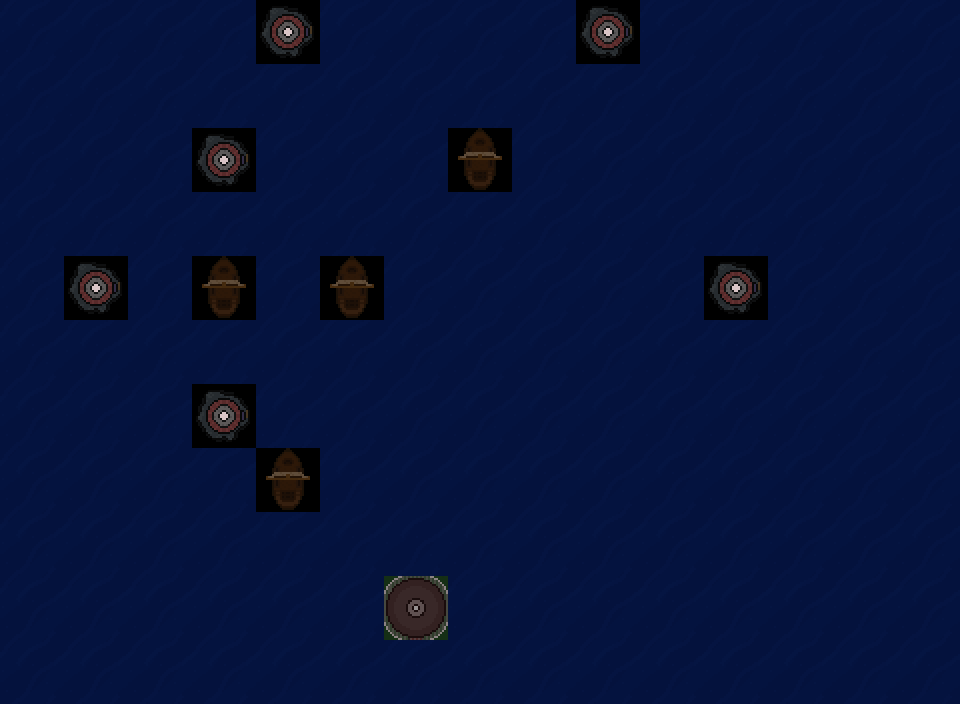

A level layout from a 2D game, rendered from its tile map. Below: a short description, then the map file with its tile-grid data intact:
An orthogonal 15x11 tile map with 64x64 px tiles, 1 tile layer (Tile Layer 1), 5 tilesets.

<map version="1.0" tiledversion="1.1.0" orientation="orthogonal" renderorder="right-down" width="15" height="11" tilewidth="64" tileheight="64" infinite="0" nextobjectid="1">
 <tileset firstgid="1" source="../tileset/LH1.tsx" />
 <tileset firstgid="2" source="../tileset/LHMain.tsx" />
 <tileset firstgid="11" source="../tileset/water1.tsx" />
 <tileset firstgid="12" source="../tileset/ship1.tsx" />
 <tileset firstgid="13" source="../tileset/fog1.tsx" />
 <layer name="Tile Layer 1" width="15" height="11">
  <data encoding="csv">
11,11,11,11,1,11,11,11,11,1,11,11,11,11,11,
11,11,11,11,11,11,11,11,11,11,11,11,11,11,11,
11,11,11,1,11,11,11,12,11,11,11,11,11,11,11,
11,11,11,11,11,11,11,11,11,11,11,11,11,11,11,
11,1,11,12,11,12,11,11,11,11,11,1,11,11,11,
11,11,11,11,11,11,11,11,11,11,11,11,11,11,11,
11,11,11,1,11,11,11,11,11,11,11,11,11,11,11,
11,11,11,11,12,11,11,11,11,11,11,11,11,11,11,
11,11,11,11,11,11,11,11,11,11,11,11,11,11,11,
11,11,11,11,11,11,6,11,11,11,11,11,11,11,11,
11,11,11,11,11,11,11,11,11,11,11,11,11,11,11
</data>
 </layer>
</map>
